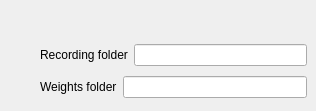
              <widget class="QWidget" name="Settings_tab">
               <attribute name="title">
                <string>Settings</string>
               </attribute>
               <widget class="QWidget" name="">
                <property name="geometry">
                 <rect>
                  <x>40</x>
                  <y>40</y>
                  <width>267</width>
                  <height>62</height>
                 </rect>
                </property>
                <layout class="QVBoxLayout" name="verticalLayout_28">
                 <item>
                  <layout class="QHBoxLayout" name="horizontalLayout">
                   <item>
                    <widget class="QLabel" name="label_4">
                     <property name="text">
                      <string>Recording folder</string>
                     </property>
                    </widget>
                   </item>
                   <item>
                    <widget class="QLineEdit" name="recording_folder_LE"/>
                   </item>
                  </layout>
                 </item>
                 <item>
                  <layout class="QHBoxLayout" name="horizontalLayout_8">
                   <item>
                    <widget class="QLabel" name="label_46">
                     <property name="text">
                      <string>Weights folder</string>
                     </property>
                    </widget>
                   </item>
                   <item>
                    <widget class="QLineEdit" name="weight_folder_LE"/>
                   </item>
                  </layout>
                 </item>
                </layout>
               </widget>
              </widget>
